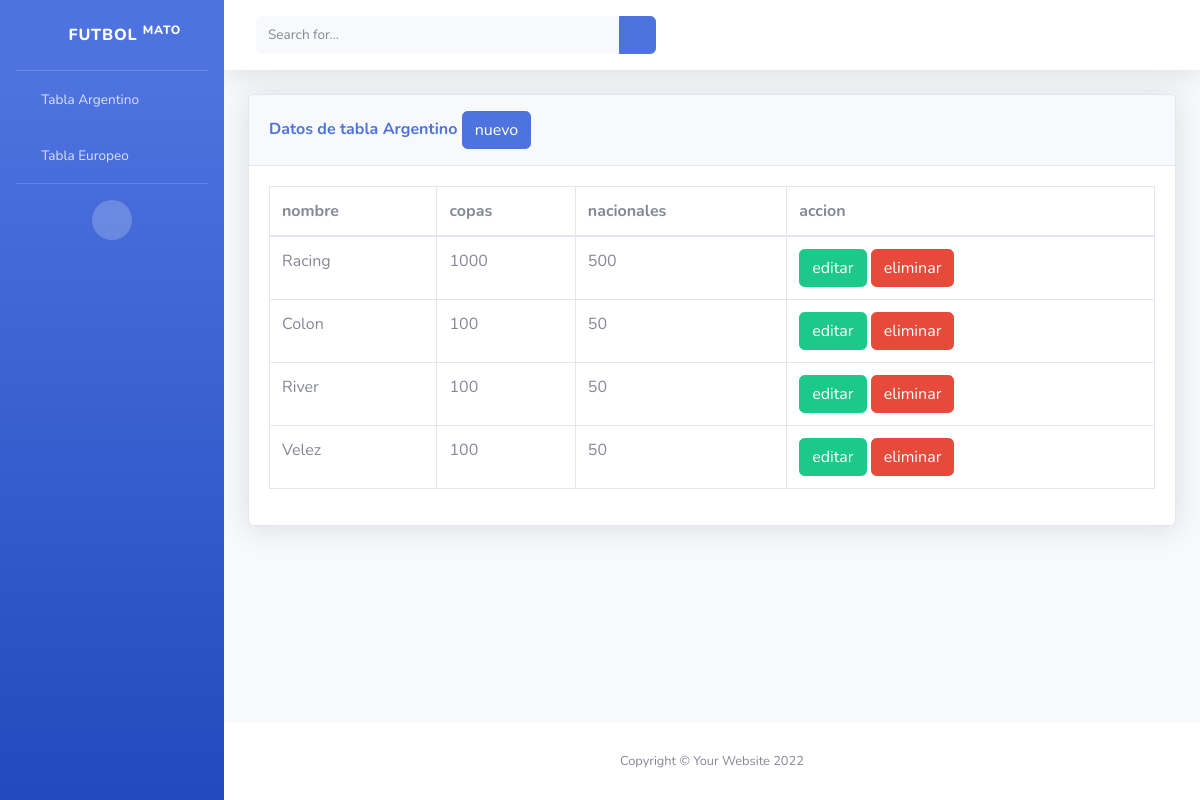
Screenshot of /argentino with the database file from the repository.
### tables this page shows
CREATE TABLE `argentino` (
  `id` int(11) NOT NULL AUTO_INCREMENT,
  `nombre` varchar(60) NOT NULL,
  `copas` varchar(60) NOT NULL,
  `nacionales` varchar(60) DEFAULT NULL,
  PRIMARY KEY (`id`)
);

### config.php (called while the page is built)
<?php
$configuracion = [
    'hostname'  => '127.0.0.1',
    'usuario'   => 'root',
    'base_url'  => 'http://localhost/Futbol-argentino/',
    'contrasena'=> '',
    'bdd'       => 'Futbol',
    'tabla'     => 'argentino',
    'columnas'  => [
        'nombre', 'copas', 'nacionales'
    ],
    "navArray" => [
        "argentino" => "Tabla Argentino",
        "europeo" => "Tabla Europeo"
    ]
];
?>

### controller/AbstractController.php (called while the page is built, shortened)
<?php
class AbstractController
{
    public function setModel($name)
    {
        $fileName = ucfirst($name);
        $this->model = new $fileName;
    }
    public function setService($name)
    {
        $fileName = ucfirst($name);
    }
    public function loadView($name, $parametros)
    {
        require_once "view/" . $name . ".php";
    }
}
?>

### controller/ArgentinoController.php (called while the page is built, shortened)
<?php
require_once "controller/AbstractController.php";
class ArgentinoController extends AbstractController
{
    public $config;
    public function __construct($config)
    {
        $this->config = $config;
        $this->config['tabla'] = $this->model->modeloTabla;
        $this->config['route'] = 'argentino';
    }
    public function index()
    {
        $parametros = [
            'titulo' => 'Datos de tabla ' . ucfirst($this->model->modeloTabla),
            'columnas' => $this->model->modeloColumnas
        ];
        $parametros['contenido'] = $this->service->traerTodo($this->config);
        $this->loadView('tabla', $parametros);
    }
}
?>

### service/BdatosService.php (called while the page is built, shortened)
<?php
class BdatosService
{
    public function crearConexionMysql($config)
    {
        return mysqli_connect(
            $config['hostname'],
            $config['usuario'],
            $config['contrasena']
        );
    }
    public function traerTodo($config)
    {
        $objetoConexion = $this->crearConexionMysql($config);
        mysqli_select_db($objetoConexion, $config['bdd']);
        $consulta = 'SELECT * FROM ' . $config['tabla'];
        $result = mysqli_query($objetoConexion, $consulta);
        $datos = mysqli_fetch_all($result);
        return $datos;
    }
}
?>

### view/tabla.php (the view)
<?php
include("arribaplantilla.php");
?>
                <div class="container-fluid">
                    <div class="card shadow mb-4">
                        <div class="card-header py-3">
                            <h6 class="m-0 font-weight-bold text-primary">
                                <?php
                                    echo $parametros['titulo'];
                                ?>
                                <a href="<?php echo $this->config['base_url'] . $this->config['route']?>/create" class="btn btn-primary">
                                    nuevo
                                </a>
                            </h6>
                        </div>
                        <div class="card-body">
                            <div class="table-responsive">
                                <table class="table table-bordered" id="dataTable" width="100%" cellspacing="0">
                                    <thead>
                                        <tr>
                                            <?php
                                                foreach ($parametros['columnas'] as $columna) {
                                                    echo '<th>' . $columna . '</th>';
                                                }
                                            ?>
                                            <th>accion</th>
                                        </tr>
                                    </thead>
                                    <tbody>
                                        <?php
                                            foreach ($parametros['contenido'] as $club) {
                                                echo
                                                    '<tr>
                                                        <td>' . $club[1] .'</td>
                                                        <td>' . $club[2] .'</td>
                                                        <td>' . $club[3] .'</td>
                                                        <td>
                                                            <a href="' . $this->config['base_url'] . $this->config['route'] . '/edit?id=' . $club[0] .'" class="btn btn-success">
                                                                editar
                                                            </a>
                                                            <a href="' . $this->config['base_url'] . $this->config['route'] . '/destroy?id=' . $club[0] .'" type="button" class="btn btn-danger">
                                                                eliminar
                                                            </a>
                                                        </td>
                                                    </tr>'
                                                ;
                                            }
                                        ?>
                                    </tbody>
                                </table>
                            </div>
                        </div>
                    </div>
                </div>
<?php
include("abajoplantilla.php");
?>

### index.php (shortened to what this page needs)
<?php
require_once "config.php";
if (key_exists("url", $_GET)) {
    $url = explode("/", $_GET['url']);
    $controllerName = $url[0];
    $methodName = $url[1];
    $controller = ucfirst($controllerName) . "Controller";
    if (file_exists("controller/" . $controller . ".php")) {
        $object = new $controller($configuracion);
    } else {
        require_once "controller/ErrorController.php";
        $object = new ErrorController;
        $object->index();
    }
    if (method_exists($object, $methodName)) {
        $object->$methodName();
    } else {
        $object->index();
    }
} else {
    require_once "controller/PrincipalController.php";
    $object = new PrincipalController($configuracion);
    $object->index();
}
?>

### view/arribaplantilla.php (shortened to what this page needs)
<!DOCTYPE html>
<html lang="en">
<head>
    <link href="<?php echo $this->config['base_url'] ?>css/all.min.css" rel="stylesheet" type="text/css">
    <link href="<?php echo $this->config['base_url'] ?>css/sb-admin-2.min.css" rel="stylesheet">
</head>
<body id="page-top">
    <div id="wrapper">
        <ul class="navbar-nav bg-gradient-primary sidebar sidebar-dark accordion" id="accordionSidebar">
            <a class="sidebar-brand d-flex align-items-center justify-content-center" href="index.html">
                <div class="sidebar-brand-icon rotate-n-15">
                    <i class="fas fa-laugh-wink"></i>
                </div>
                <div class="sidebar-brand-text mx-3">FUTBOL <sup>Mato</sup></div>
            </a>
            <hr class="sidebar-divider my-0">
            <?php
                foreach ($this->config["navArray"] as $link => $texto) {
                    echo
                        '<li class="nav-item">
                            <a class="nav-link" href="' . $this->config['base_url'] . $link . '">
                                <i class="fas fa-fw fa-table"></i>
                                <span>' . $texto . '</span>
                            </a>
                        </li>'
                    ;
                }
            ?>
            <hr class="sidebar-divider d-none d-md-block">
            <div class="text-center d-none d-md-inline">
                <button class="rounded-circle border-0" id="sidebarToggle"></button>
            </div>
        </ul>
        <div id="content-wrapper" class="d-flex flex-column">
            <div id="content">
                <nav class="navbar navbar-expand navbar-light bg-white topbar mb-4 static-top shadow">
                    <form
                        class="d-none d-sm-inline-block form-inline mr-auto ml-md-3 my-2 my-md-0 mw-100 navbar-search">
                        <div class="input-group">
                            <input type="text" class="form-control bg-light border-0 small" placeholder="Search for..."
                                aria-label="Search" aria-describedby="basic-addon2">
                            <div class="input-group-append">
                                <button class="btn btn-primary" type="button">
                                    <i class="fas fa-search fa-sm"></i>
                                </button>
                            </div>
                        </div>
                    </form>
                </nav>

### view/abajoplantilla.php (shortened to what this page needs)
                    </div>
                <footer class="sticky-footer bg-white">
                    <div class="container my-auto">
                        <div class="copyright text-center my-auto">
                            <span>Copyright &copy; Your Website 2022</span>
                        </div>
                    </div>
                </footer>
            </div>
        </div>
</body>
</html>

### rows the page displays
argentino: nombre "Racing", copas "1000", nacionales "500"
argentino: nombre "Colon", copas "100", nacionales "50"
argentino: nombre "River", copas "100", nacionales "50"
argentino: nombre "Velez", copas "100", nacionales "50"

### other values shown
$texto "Tabla Argentino"
$texto "Tabla Europeo"
$parametros['titulo'] "Datos de tabla Argentino"
$columna "nombre"
$columna "copas"
$columna "nacionales"
